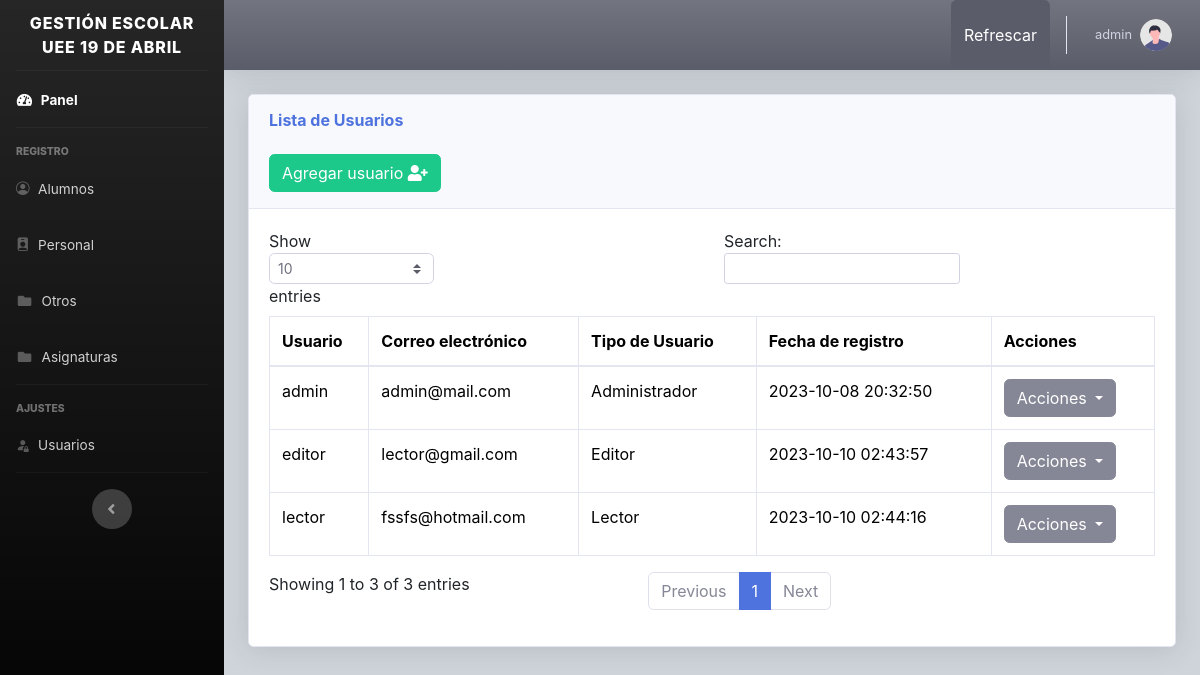
The page /views/usuarios.php (signed in) on the database its author committed.
### tables this page shows
CREATE TABLE `users` (
  `id` int(11) NOT NULL,
  `usuario` varchar(50) NOT NULL,
  `correo` varchar(50) NOT NULL,
  `password` varchar(300) NOT NULL,
  `fecha` timestamp NOT NULL DEFAULT CURRENT_TIMESTAMP ON UPDATE CURRENT_TIMESTAMP,
  `id_rol` int(11) NOT NULL,
  `imagen` varchar(150) NOT NULL
);

### views/usuarios.php (the view, shortened to what this page needs)
<?php include "../includes/header.php"; ?>
<body id="page-top">
    <div class="container-fluid">
        <div class="card shadow mb-4">
            <div class="card-header py-3">
                <h6 class="m-0 font-weight-bold text-primary">Lista de Usuarios</h6>
                <br>
                <button type="button" class="btn btn-success" data-bs-toggle="modal" data-bs-target="#user">
                    <span class="glyphicon glyphicon-plus"></span> Agregar usuario <i class="fa fa-user-plus"></i> </a></button>
            </div>
            <div class="card-body">
                <div class="table-responsive">
                    <table class="table table-bordered" id="dataTable" width="100%" cellspacing="0">
                        <thead>
                            <tr>
                                <th>Usuario</th>
                                <th>Correo electrónico</th>
                                <th>Tipo de Usuario</th>
                                <th>Fecha de registro</th>
                                <th>Acciones</th>
                            </tr>
                        </thead>
                        <tbody>
                            <?php
                            require_once("../includes/db.php");
                            $result = mysqli_query($conexion, "SELECT * FROM users ");
                            while ($fila = mysqli_fetch_assoc($result)) :
                            ?>
                                <tr>
                                    <td><?php echo $fila['usuario']; ?></td>
                                    <td><?php echo $fila['correo']; ?></td>
                                    <td><?php echo $fila['id_rol'] === '1' ? "Administrador" :($fila['id_rol'] === '2' ? "Editor" : "Lector"); ?></td>
                                    <td><?php echo $fila['fecha']; ?></td>
                                    <td>
                                        <div class="dropdown">
                                            <button class="btn btn-secondary dropdown-toggle" type="button" data-bs-toggle="dropdown" aria-expanded="false">
                                                Acciones
                                            </button>
                                        </div>
                                    </td>
                                </tr>
                            <?php endwhile; ?>
                        </tbody>
                    </table>
                </div>
            </div>
        </div>
    </div>
    </div>
    </div>
    </div>
</body>
<?php include "../includes/footer.php"; ?>
</html>

### rows shown on the page
users: usuario "admin", correo "admin@mail.com", id_rol "Administrador", fecha "2023-10-08 20:32:50"
users: usuario "editor", correo "lector@gmail.com", id_rol "Editor", fecha "2023-10-10 02:43:57"
users: usuario "lector", correo "fssfs@hotmail.com", id_rol "Lector", fecha "2023-10-10 02:44:16"

### other values the page prints
$_SESSION['usuario'] "admin"
